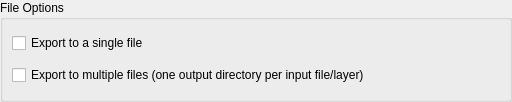
<?xml version="1.0" encoding="UTF-8"?>
<ui version="4.0">
 <class>ExportFileOptionsWidget</class>
 <widget class="QWidget" name="ExportFileOptionsWidget">
  <property name="geometry">
   <rect>
    <x>0</x>
    <y>0</y>
    <width>512</width>
    <height>102</height>
   </rect>
  </property>
  <property name="windowTitle">
   <string>Export Options</string>
  </property>
  <layout class="QVBoxLayout" name="verticalLayout">
   <property name="spacing">
    <number>0</number>
   </property>
   <property name="margin">
    <number>0</number>
   </property>
   <item>
    <widget class="QGroupBox" name="groupBox_file_options">
     <property name="title">
      <string>File Options</string>
     </property>
     <layout class="QVBoxLayout" name="verticalLayout_2">
      <property name="spacing">
       <number>0</number>
      </property>
      <property name="topMargin">
       <number>1</number>
      </property>
      <property name="bottomMargin">
       <number>1</number>
      </property>
      <item>
       <widget class="QCheckBox" name="checkBox_export_to_single_file">
        <property name="text">
         <string>Export to a single file</string>
        </property>
       </widget>
      </item>
      <item>
       <widget class="QCheckBox" name="checkBox_export_to_multiple_files">
        <property name="text">
         <string>Export to multiple files (one output directory per input file/layer)</string>
        </property>
       </widget>
      </item>
     </layout>
    </widget>
   </item>
  </layout>
 </widget>
 <resources/>
 <connections/>
</ui>
